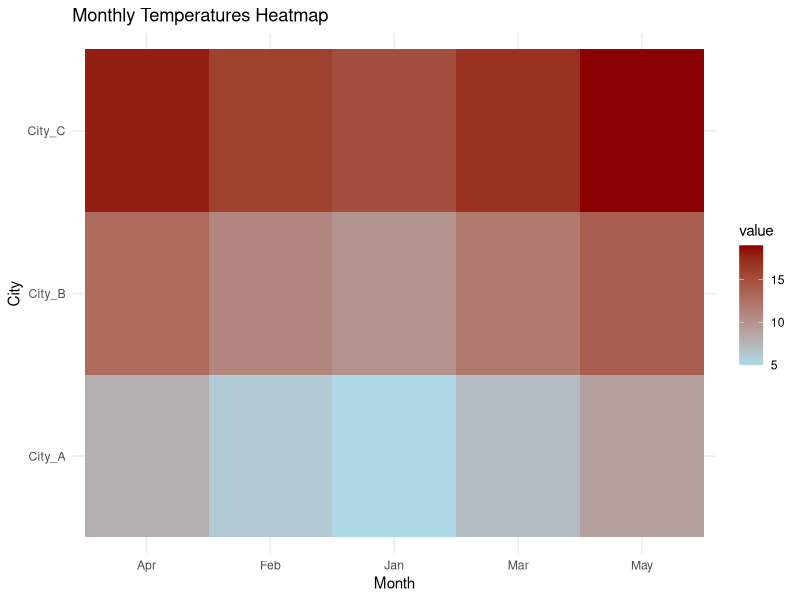

The R source for this figure:
# Load the necessary packages
library(ggplot2)
library(reshape2)

# Create the dataset
month <- c("Jan", "Feb", "Mar", "Apr", "May")
city_a <- c(5, 6, 7, 8, 9)
city_b <- c(10, 11, 12, 13, 14)
city_c <- c(15, 16, 17, 18, 19)

# Create a data frame
data <- data.frame(Month = month, City_A = city_a, City_B = city_b, City_C = city_c)

# Melt the data frame to long format
data_melt <- melt(data, id.vars = "Month")

# Plot the heatmap
ggplot(data_melt, aes(x = Month, y = variable, fill = value)) +
  geom_tile() +
  scale_fill_gradient(low = "lightblue", high = "darkred") +
  labs(title = "Monthly Temperatures Heatmap", x = "Month", y = "City") +
  theme_minimal()
